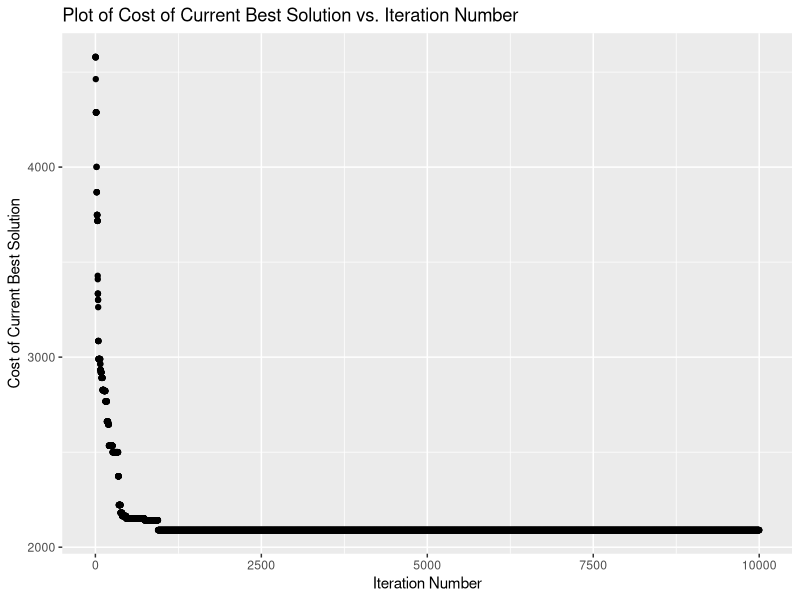

Source code (R):
# Simulated Annealing for Traveling Salesman Problem

# Function that returns the matrix of costs b/t every pair of the 17 cities
TSPCostMat <- function(){
  C <- matrix(c(0,633,257,91,412,150,80,134,259,505,353,324,70,211,268,246,121,633,0,390,661,227,
                488,572,530,555,289,282,638,567,466,420,745,518,257,390,0,228,169,112,196,154,372,
                262,110,437,191,74,53,472,142,91,661,228,0,383,120,77,105,175,476,324,240,27,182,
                239,237,84,412,227,169,383,0,267,351,309,338,196,61,421,346,243,199,528,297,150,
                488,112,120,267,0,63,34,264,360,208,329,83,105,123,364,35,80,572,196,77,351,63,0,
                29,232,444,292,297,47,150,207,332,29,134,530,154,105,309,34,29,0,249,402,250,314,
                68,108,165,349,36,259,555,372,175,338,264,232,249,0,495,352,95,189,326,383,202,236,
                505,289,262,476,196,360,444,402,495,0,154,578,439,336,240,685,390,353,282,110,324,
                61,208,292,250,352,154,0,435,287,184,140,542,238,324,638,437,240,421,329,297,314,
                95,578,435,0,254,391,448,157,301,70,567,191,27,346,83,47,68,189,439,287,254,0,145,
                202,289,55,211,466,74,182,243,105,150,108,326,336,184,391,145,0,57,426,96,268,420,
                53,239,199,123,207,165,383,240,140,448,202,57,0,483,153,246,745,472,237,528,364,
                332,349,202,685,542,157,289,426,483,0,336,121,518,142,84,297,35,29,36,236,390,238,
                301,55,96,153,336,0),nrow=17, byrow = TRUE)
  return(C)  
}

# Function that returns the total cost of a candidate solution for TSP, given the 
# proposed solution x and the cost matrix C.
totCost <- function(x, C){
  cost <- 0
  n <- length(x)
  for (i in 1:(n-1)){
    cost <- cost + C[x[i], x[i+1]]
  }
  cost <- cost + C[x[n],x[1]]
  return (cost)
}

# Function that performs Metropolis-Hastings simulated annealing optimization.
# Returns the solution vector x and the cost of the solution s
simulatedAnnealing <-function(T0, beta, iter){
  # Initialize
  T <- T0                                   # starting temperature
  C <- TSPCostMat()                         # cost matrix of distances
  n <- nrow(C)                              # number of cities
  x <- sample(1:n, size = n, replace=FALSE) # initial starting state
  Sx <- totCost(x, C)                       # cost of sequence x
  xbest <- x                                # initialize best solution vector x
  sbest <- Sx                               # initialize best solution cost Sx
  results <<- numeric(iter)                 # vector to save the cost of current solution
  
  # Perform simulated annealing procedure:
  for (i in 1:iter){
    # Choose another random permutation of the integers
    per <- sample(1:n, size = n, replace=FALSE)
    
    # Sort the first 2 in the new list
    I <- sort(per[1:2]) # vector of two indices
    
    # Create a candidate solution by reordering current x between I[1]
    # and I[2]; y is now the new proposal solution
    if (I[1]==1 & I[2]==n){
      y <- rev(x[I[1]: I[2]])
    } else if (I[1]==1 & I[2]!=n){
      y <- c(rev(x[I[1]: I[2]]), x[(I[2]+1):n])
    } else if (I[2]==n){
      y <- c(x[1:(I[1]-1)], rev(x[I[1]: I[2]]))
    } else {
      y <- c(x[1:(I[1]-1)], rev(x[I[1]: I[2]]), x[(I[2]+1):n])
    }
    
    # Compute the cost of y and determine if accepted
    Sy <- totCost(y, C)
    alpha <- ifelse(Sy < Sx, 1, exp(-(Sy-Sx)/T))
    
    # Generate ~U(0,1) and set x_t+1
    u <- runif(1)
    if (u < alpha){
      x <- y
      Sx <- Sy
    }
    
    # Select a new temperature, decrease via step-size beta
    T <- beta*T
    
    # Set new best solution vector x and cost Sx
    xbest <- x
    sbest <- Sx
    results[i] <<- sbest
  }
  return(list(solution=xbest, cost = sbest))
}


# Initialize parameters and test the code
temp0 <- 1;             
beta <- 0.9999;
numiter <- 10000;

# Get a random tour and compute its cost
set.seed(1234)
(r <- sample(1:17, size = 17, replace=FALSE))
C.tsp <- TSPCostMat()
(rCost <- totCost(r, C.tsp))

# Run simulated annealing to get the minimum solution
simulatedAnnealing(temp0, beta, numiter)

# Plot the cost of the current best solution as a function of iteration number
library(ggplot2)
ggplot(data.frame(iteration=seq(1,10000), cost=results), aes(iteration, cost)) + geom_point()+
  labs(title = "Plot of Cost of Current Best Solution vs. Iteration Number", 
       x = "Iteration Number", y = "Cost of Current Best Solution")

# Repeat the simulated annealing procedure 4 times
soln.sa <- NULL
cost.sa <- numeric(4)
instance <- c(1, 2, 3, 4)
for (i in 1:4){
  run.MCMC <- simulatedAnnealing(temp0, beta, numiter)
  cost.sa[i] <- run.MCMC$cost
  soln.sa <- rbind(soln.sa, run.MCMC$solution)
}
soln.sa <- data.frame(soln.sa)
sum.sa <- cbind(instance, soln.sa, cost.sa)
names(sum.sa) <- c("Instance", " ", " ", " ", " ", " ", " ", " ", "Tour", " ",
                   " ", " ", " ", " ", " ", " ", " ", " ", "Cost")
sum.sa
